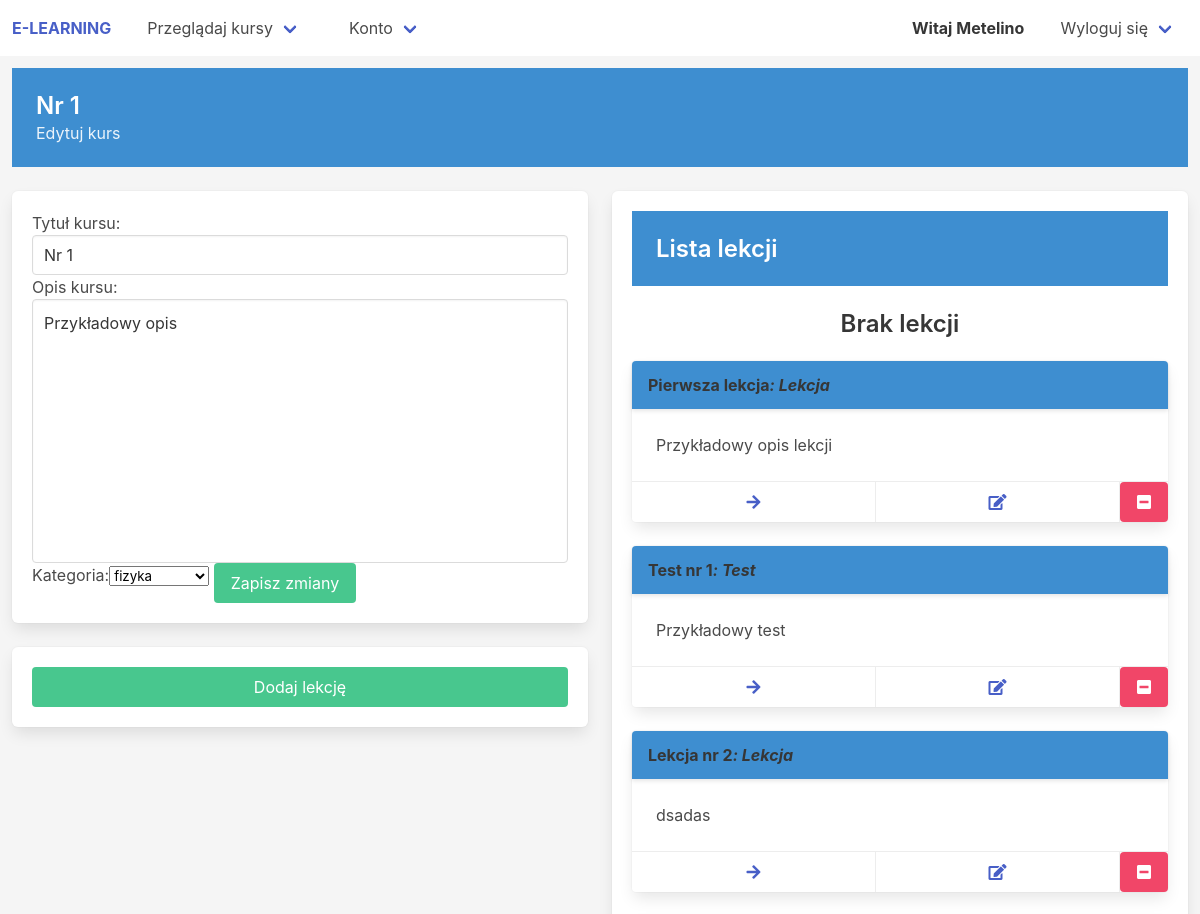
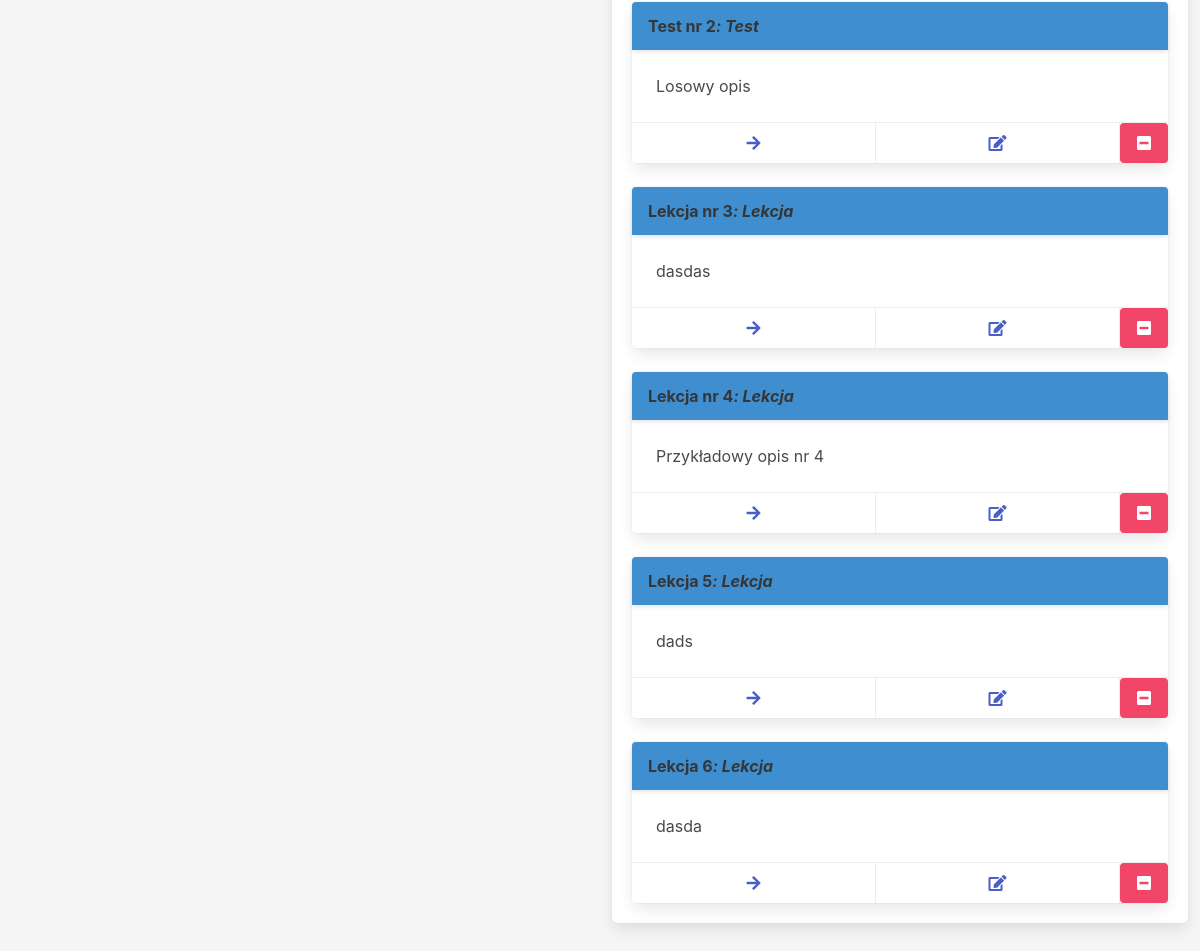
Page /courses/course-edit/nr-1 (signed in) on the committed database (2 pictures, top to bottom).
### courses/models.py (models this page shows, shortened)
class Course(models.Model):
    CATEGORIES = [
        ('other', 'inna'),
        ('infa', 'informatyka'),
        ('matma', 'matematyka'),
        ('fizyka', 'fizyka'),
        ('biologia', 'biologia'),
        ('chemia', 'chemia')
    ]
    name = models.CharField(max_length=100)
    author = models.ForeignKey(User, on_delete=models.CASCADE, related_name='author_courses')
    category = models.CharField(choices=CATEGORIES, default='other', max_length=100)
    desc = models.CharField(max_length=1000)
    slug = models.SlugField(allow_unicode=True, blank=True, unique=True, null=True)

class Node(models.Model):
    NODE_TYPE = [
        ('lesson', 'Lekcja'),
        ('test', 'Test')
    ]
    name = models.CharField(max_length=100)
    desc = models.CharField(max_length=200)
    content = models.CharField(max_length=2000, default='')
    slug = models.SlugField(allow_unicode=True, blank=True, null=True)
    node_type = models.CharField(choices=NODE_TYPE, default='lesson', max_length=20)
    course = models.ForeignKey(to='Course', on_delete=models.CASCADE)
    node_number = models.PositiveIntegerField(default=0)

### courses/views.py (the view)
# urls.py: path('course-edit/<course_slug>', course_edit, name='course_edit'),
@user_passes_test(lambda u: u.is_staff)
def course_edit(request, course_slug):
    course = Course.objects.get(slug=course_slug)
    if request.user != course.author:
        return redirect('courses:course_view', course_slug)
    if request.method == 'POST':
        form = CourseForm(request.POST, instance=course)
        if form.is_valid():
            form.save()
            return render(request, 'courses/__message.html', {'type':'is-success', 'title':'Pomyślnie zmieniono opis!'})
        return render(request, 'courses/__message.html', {'type':'is-danger', 'title':'Nie udało się zmienić opisu!'})
    else:
        form = CourseForm(instance=course)
        lessons = course.node_set.all()
        return render(request, 'courses/course-edit.html', {'course':course , 'lessons':lessons, 'form':form})

### courses/forms.py
class CourseForm(forms.ModelForm):
    class Meta():
        model = Course
        fields = ['name', 'desc', 'category']
        labels = {
            'name' : 'Tytuł kursu',
            'desc' : 'Opis kursu',
            'category' : 'Kategoria'
        }
        widgets = {
            'name' : forms.TextInput(attrs = {'class' : 'input'}),
            'desc': forms.Textarea(attrs={'rows': 10, 'class':'textarea', 'style':'resize:none;'}),
        }

### templates/courses/course-edit.html (shortened to what this page needs)
{% extends "base.html" %}
{% load bulma_tags %}
{% block content %}
<section class="hero is-info is-small block">
    <div class="hero-body">
        <p class="title is-4">
            {{course.name}}
        </p>
        <p class="subtitle is-6">
            Edytuj kurs
        </p>
    </div>
</section>
<div class='columns'>
    <div class='column'>
        <div style='position:sticky; top:2%;'>
            <form class='box' method="POST" hx-swap='none' hx-post="{% url 'courses:course_edit' course.slug %}" >
                {{ form|bulma }}
                <input class='button is-success' type="submit" value="Zapisz zmiany">
            </form>
            <div class='box'>
                <a href='{% url "courses:node_add" course_slug=course.slug %}' class='button is-success is-fullwidth'>Dodaj lekcję</a>
            </div>
        </div>
    </div>
    <div class='column'>
        <div class='box'>
            <div class='hero block is-small is-info'>
                <div class='hero-body'>
                    <p class="title is-4">
                        Lista lekcji
                    </p>
                </div>
            </div>
            <p id='no-nodes' class='title is-4 has-text-centered'>Brak lekcji</p>
            <div id='lesson-list' _="on load or mutation if no me.children
            show #no-nodes
            else
            hide #no-nodes
            end">
                {% if lessons %}
                    {% for lesson in lessons %}
                        {% include 'courses/__lesson.html' %}
                    {% endfor %}
                {% endif %}
            </div>
        </div>
    </div>
</div>
{% endblock %}

### templates/base.html (shortened to what this page needs)
<!DOCTYPE html>
{% load static %}
<html>
<head>
  <link rel="stylesheet" href="https://cdnjs.cloudflare.com/ajax/libs/font-awesome/5.15.3/css/all.min.css">
  <link rel="stylesheet" href='https://cdnjs.cloudflare.com/ajax/libs/bulma/0.9.2/css/bulma.min.css'>
  <link rel='stylesheet' href="{% static 'css/style.css' %}">
  <link rel='stylesheet' href="{% static 'css/anims.css' %}">
</head>
<body>
    <nav class="navbar" role="navigation" id="navbar">
      <div class="navbar-brand">
        <a class="navbar-item" href="{% url 'home' %}">
          <strong>E-LEARNING</strong>
        </a>
      </div>
      <div class='navbar-menu'>
        <div class="navbar-start">
            <div class='navbar-item is-hoverable'>
              <a href="{% url 'courses:course_list' %}" class="navbar-link">Przeglądaj kursy</a>
            </div>
            {% if user.is_authenticated %}
              <div class='navbar-item is-hoverable'>
                <a href="{% url 'accounts:profile' %}" class="navbar-link">Konto</a>
              </div>
            {% endif %}
        </div>
        <div class="navbar-end">
          {% if user.is_authenticated %}
            <div class='navbar-brand'>
              <div class="navbar-item"><strong>Witaj {{ user.username }}</strong></div>
            </div>
            <div class='navbar-item'>
              <a href="{% url 'accounts:logout' %}" class="navbar-link">Wyloguj się</a>
            </div>
          {% endif %}
        </div>
      </div>
    </nav>
    <div class="p-3 main-column" style='flex: 1'>
        {% block content %}
        {% endblock %}
</body>
</html>

### templates/courses/__lesson.html
<div class="card block scale-y y-1" _="on del toggle .y-0 .y-1 then settle then remove me" hx-target='this'>
    <header class="card-header has-background-info">
        <p class="card-header-title">
            {{ lesson.name }}<i>: {{ lesson.get_node_type_display }}</i>
        </p>
    </header>
    <div class="card-content">
        <div class="content">
            {{ lesson.desc }}
        </div>
    </div>
    {% if user.is_authenticated %}
    <footer class="card-footer">
        {% if user.is_staff %}
            <a href='{% url "courses:node_view" lesson.pk %}' class="card-footer-item"><i class="fas fa-arrow-right"></i></a>
            {% if user == lesson.course.author %}
                <a href='{% url "courses:node_edit" lesson.pk %}' class="card-footer-item"><i class="fas fa-edit"></i></a>
                <button hx-confirm="Czy napweno chcesz usunąć lekcję?" hx-swap='none'
                        hx-delete='{% url "courses:node_delete" lesson.pk %}' class='button is-danger'><i class="fas fa-minus-square"></i></button>
            {% endif %}
        {% elif lesson.course in user.profile.courses.all %}
            {% if lesson.node_number == 0 or lesson.get_prev in user.profile.nodes_passed.all %}
            <a href='{% url "courses:node_view" lesson.pk %}' class="card-footer-item"><i class="fas fa-arrow-right"></i></a>
            {% endif %}
        {% endif %}
    </footer>
    {% endif %}
</div>

### static/css/style.css (style rules this page uses)
html, body { min-height : 100vh; }
body { box-sizing: border-box; margin : 0px; display : flex; flex-direction: column; align-items: stretch; justify-content: center; align-content: center; background : hsl(0, 0%, 96%); }
.main-column { display : flex; flex-direction: column; align-items: stretch; justify-content: flex-start; background : hsl(0, 0%, 96%); }

### static/css/anims.css (style rules this page uses)
.scale-y { transform-origin: top; transition: transform 0.26s ease; }
.y-1 { transform: scaleY(1); }

### templates/base.html (style rules this page uses)
html, body { min-height : 100vh; }
body { color : black; box-sizing: border-box; margin : 0px; display : flex; flex-direction: column; align-items: stretch; justify-content: center; align-content: center; background : hsl(0, 0%, 96%); }
.main-column { display : flex; flex-direction: column; align-items: stretch; justify-content: flex-start; background : hsl(0, 0%, 96%); }

### rows in the picture
Course: name "Nr 1", desc "Przykładowy opis", category "fizyka"
Node: name "Pierwsza lekcja", node_type "Lekcja", desc "Przykładowy opis lekcji"
Node: name "Test nr 1", node_type "Test", desc "Przykładowy test"
Node: name "Lekcja nr 2", node_type "Lekcja", desc "dsadas"
Node: name "Test nr 2", node_type "Test", desc "Losowy opis"
Node: name "Lekcja nr 3", node_type "Lekcja", desc "dasdas"
Node: name "Lekcja nr 4", node_type "Lekcja", desc "Przykładowy opis nr 4"
Node: name "Lekcja 5", node_type "Lekcja", desc "dads"
Node: name "Lekcja 6", node_type "Lekcja", desc "dasda"

### other values in the picture
{{ user.username }} "Metelino"
